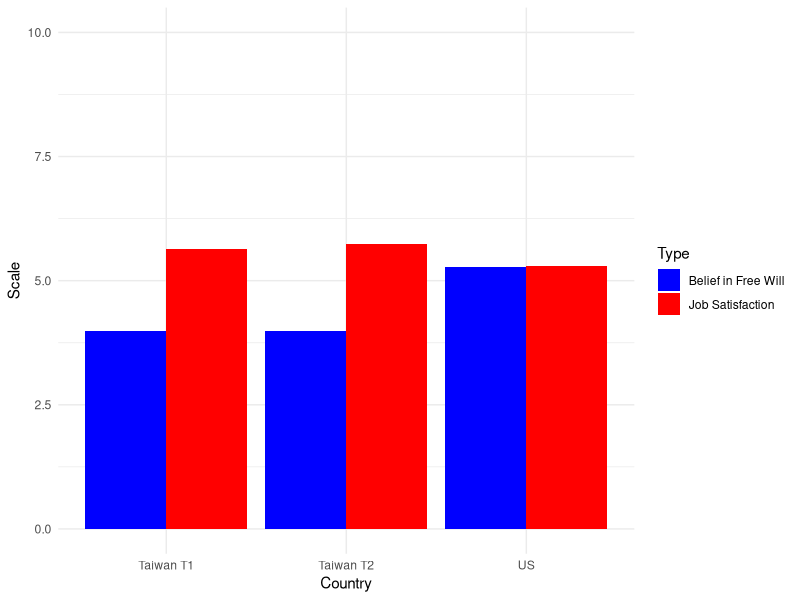

Reproduce this figure in R.
## ---- chunk 1
#| include: false
#| warning: false
#| message: false

library(tidyverse)
library(palmerpenguins)
library(ggplot2)
library(knitr)
## ---- chunk 2
knitr::opts_chunk$set(echo = FALSE)
Table_I <- data.frame(
  Job_satisfaction_T1 = c(5.64, 1.18),
  Job_satisfaction_T2 = c(5.74, 0.99),
  Belief_free_will = c(3.99, 0.49)
)

# Name the rows
rownames(Table_I) <- c("Mean", "Standard Deviation")

# Print the dataframe
print(Table_I)

## ---- chunk 3
knitr::opts_chunk$set(echo = FALSE)
Table_II <- data.frame(
  Job_satisfaction = c(5.29, 1.22),
  Belief_free_will = c(5.28, 0.84)
)


rownames(Table_II) <- c("Mean", "Standard Deviation")


print(Table_II)
## ---- chunk 4
knitr::opts_chunk$set(echo = FALSE)
library(ggplot2)
library(dplyr)

# Sample data
data <- data.frame(
  Country = rep(c("US", "Taiwan T1", "Taiwan T2"), each = 2),
  Value = c(5.28, 5.29, 3.99, 5.64, 3.99, 5.74), # Sample values ranging from 0 to 10
  Type = rep(c("Belief in Free Will", "Job Satisfaction"), 3)
)


# Plotting
ggplot(data, aes(x = Country, y = Value, fill = Type)) +
  geom_bar(stat = "identity", position = "dodge") +
  scale_y_continuous(limits = c(0, 10)) +
  labs(x = "Country", y = "Scale") +
  theme_minimal() +
  scale_fill_manual(values = c("Belief in Free Will" = "blue", "Job Satisfaction" = "red")) 


